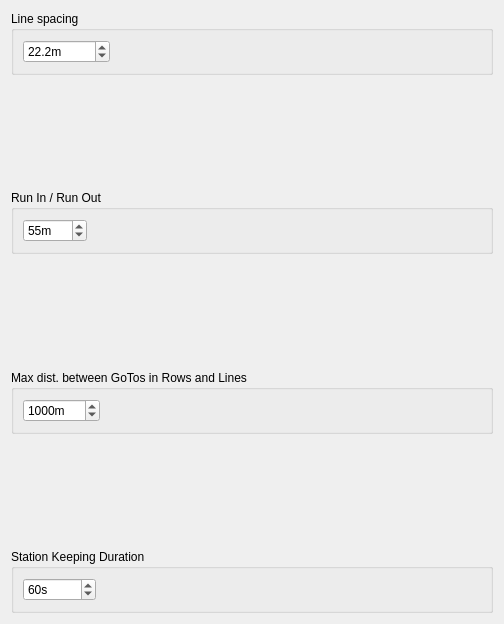
            <widget class="QWidget" name="scrollAreaWidgetContents_2">
             <property name="geometry">
              <rect>
               <x>0</x>
               <y>0</y>
               <width>504</width>
               <height>624</height>
              </rect>
             </property>
             <layout class="QVBoxLayout" name="verticalLayout_20">
              <item>
               <widget class="QGroupBox" name="groupBox_13">
                <property name="title">
                 <string>Line spacing</string>
                </property>
                <layout class="QVBoxLayout" name="verticalLayout_17">
                 <item>
                  <layout class="QHBoxLayout" name="horizontalLayout_8">
                   <item>
                    <widget class="QDoubleSpinBox" name="LineSpacingSet_doubleSpinBox">
                     <property name="keyboardTracking">
                      <bool>false</bool>
                     </property>
                     <property name="suffix">
                      <string>m</string>
                     </property>
                     <property name="decimals">
                      <number>1</number>
                     </property>
                     <property name="minimum">
                      <double>0.100000000000000</double>
                     </property>
                     <property name="maximum">
                      <double>100000.000000000000000</double>
                     </property>
                     <property name="value">
                      <double>22.199999999999999</double>
                     </property>
                    </widget>
                   </item>
                   <item>
                    <spacer name="horizontalSpacer_7">
                     <property name="orientation">
                      <enum>Qt::Horizontal</enum>
                     </property>
                     <property name="sizeHint" stdset="0">
                      <size>
                       <width>40</width>
                       <height>20</height>
                      </size>
                     </property>
                    </spacer>
                   </item>
                  </layout>
                 </item>
                </layout>
               </widget>
              </item>
              <item>
               <spacer name="verticalSpacer_19">
                <property name="orientation">
                 <enum>Qt::Vertical</enum>
                </property>
                <property name="sizeType">
                 <enum>QSizePolicy::MinimumExpanding</enum>
                </property>
                <property name="sizeHint" stdset="0">
                 <size>
                  <width>20</width>
                  <height>40</height>
                 </size>
                </property>
               </spacer>
              </item>
              <item>
               <widget class="QGroupBox" name="groupBox_14">
                <property name="title">
                 <string>Run In / Run Out</string>
                </property>
                <layout class="QVBoxLayout" name="verticalLayout_18">
                 <item>
                  <layout class="QHBoxLayout" name="horizontalLayout_9">
                   <item>
                    <widget class="QSpinBox" name="RunInRunOut_spinBox">
                     <property name="keyboardTracking">
                      <bool>false</bool>
                     </property>
                     <property name="suffix">
                      <string>m</string>
                     </property>
                     <property name="minimum">
                      <number>1</number>
                     </property>
                     <property name="maximum">
                      <number>5000</number>
                     </property>
                     <property name="value">
                      <number>55</number>
                     </property>
                    </widget>
                   </item>
                   <item>
                    <spacer name="horizontalSpacer_8">
                     <property name="orientation">
                      <enum>Qt::Horizontal</enum>
                     </property>
                     <property name="sizeHint" stdset="0">
                      <size>
                       <width>40</width>
                       <height>20</height>
                      </size>
                     </property>
                    </spacer>
                   </item>
                  </layout>
                 </item>
                </layout>
               </widget>
              </item>
              <item>
               <spacer name="verticalSpacer_20">
                <property name="orientation">
                 <enum>Qt::Vertical</enum>
                </property>
                <property name="sizeType">
                 <enum>QSizePolicy::MinimumExpanding</enum>
                </property>
                <property name="sizeHint" stdset="0">
                 <size>
                  <width>20</width>
                  <height>40</height>
                 </size>
                </property>
               </spacer>
              </item>
              <item>
               <widget class="QGroupBox" name="groupBox_35">
                <property name="title">
                 <string>Max dist. between GoTos in Rows and Lines</string>
                </property>
                <layout class="QVBoxLayout" name="verticalLayout_38">
                 <item>
                  <layout class="QHBoxLayout" name="horizontalLayout_69">
                   <item>
                    <widget class="QSpinBox" name="MaxDistance_spinBox">
                     <property name="keyboardTracking">
                      <bool>false</bool>
                     </property>
                     <property name="suffix">
                      <string>m</string>
                     </property>
                     <property name="minimum">
                      <number>1</number>
                     </property>
                     <property name="maximum">
                      <number>10000000</number>
                     </property>
                     <property name="singleStep">
                      <number>100</number>
                     </property>
                     <property name="value">
                      <number>1000</number>
                     </property>
                    </widget>
                   </item>
                   <item>
                    <spacer name="horizontalSpacer_60">
                     <property name="orientation">
                      <enum>Qt::Horizontal</enum>
                     </property>
                     <property name="sizeHint" stdset="0">
                      <size>
                       <width>40</width>
                       <height>20</height>
                      </size>
                     </property>
                    </spacer>
                   </item>
                  </layout>
                 </item>
                </layout>
               </widget>
              </item>
              <item>
               <spacer name="verticalSpacer_21">
                <property name="orientation">
                 <enum>Qt::Vertical</enum>
                </property>
                <property name="sizeType">
                 <enum>QSizePolicy::MinimumExpanding</enum>
                </property>
                <property name="sizeHint" stdset="0">
                 <size>
                  <width>20</width>
                  <height>40</height>
                 </size>
                </property>
               </spacer>
              </item>
              <item>
               <widget class="QGroupBox" name="groupBox_37">
                <property name="title">
                 <string>Station Keeping Duration</string>
                </property>
                <layout class="QVBoxLayout" name="verticalLayout_12">
                 <item>
                  <layout class="QHBoxLayout" name="horizontalLayout_56">
                   <item>
                    <widget class="QSpinBox" name="StationKeepingDuration_spinBox">
                     <property name="enabled">
                      <bool>true</bool>
                     </property>
                     <property name="keyboardTracking">
                      <bool>false</bool>
                     </property>
                     <property name="suffix">
                      <string>s</string>
                     </property>
                     <property name="maximum">
                      <number>10000000</number>
                     </property>
                     <property name="value">
                      <number>60</number>
                     </property>
                    </widget>
                   </item>
                   <item>
                    <spacer name="horizontalSpacer_10">
                     <property name="orientation">
                      <enum>Qt::Horizontal</enum>
                     </property>
                     <property name="sizeHint" stdset="0">
                      <size>
                       <width>40</width>
                       <height>20</height>
                      </size>
                     </property>
                    </spacer>
                   </item>
                  </layout>
                 </item>
                </layout>
               </widget>
              </item>
             </layout>
            </widget>
